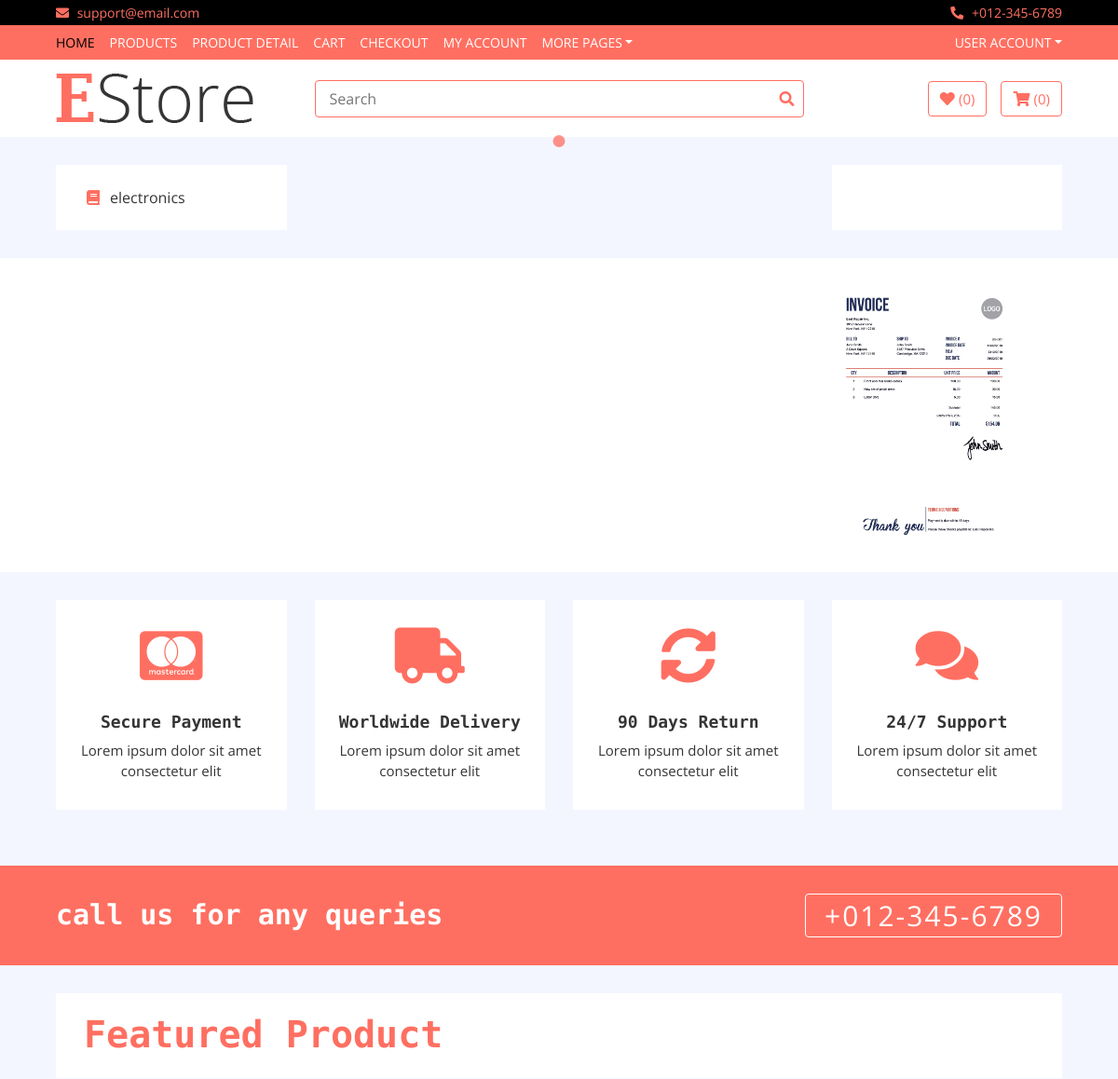
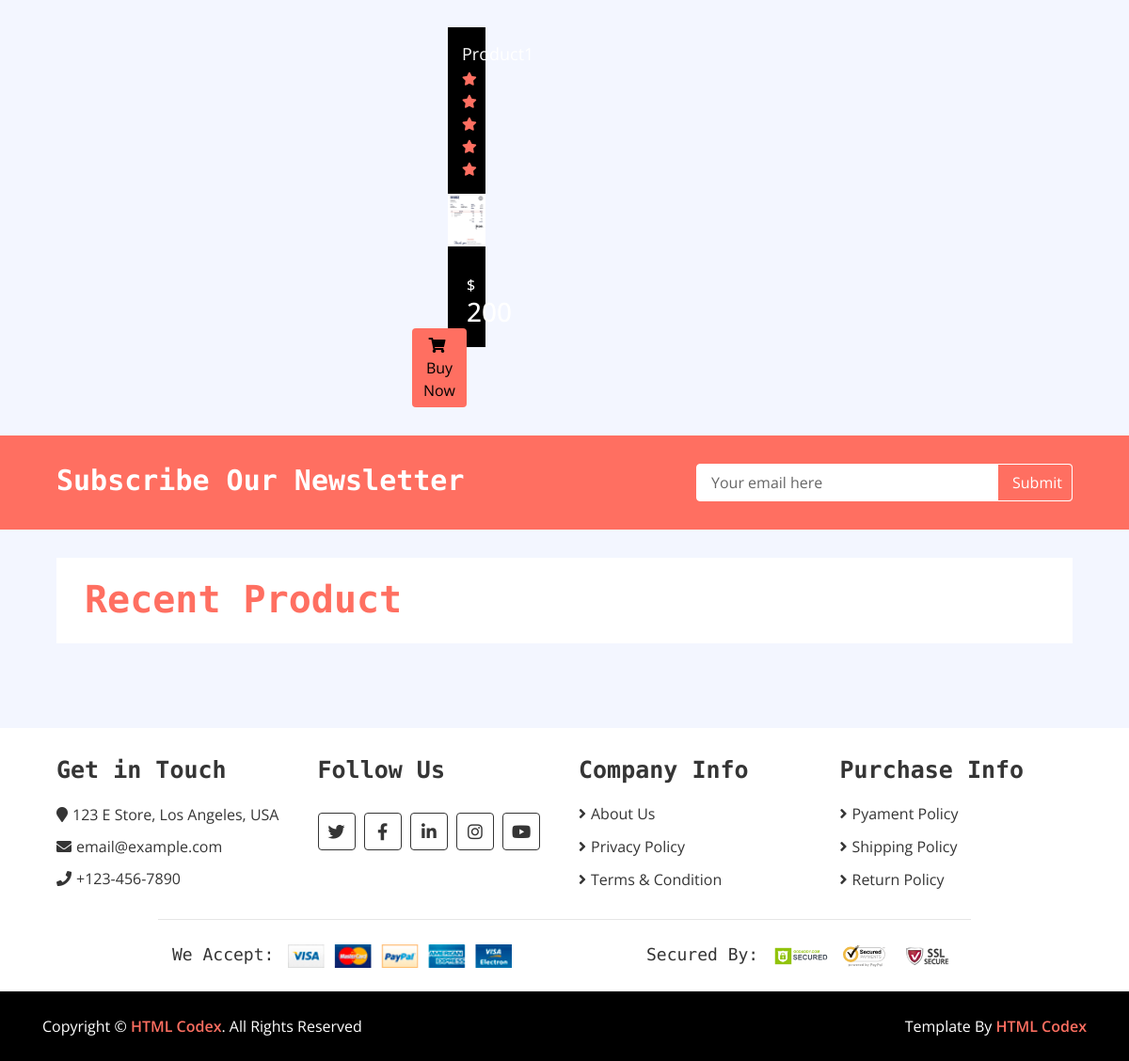
The page / on the database its author committed (2 pictures, top to bottom).
### home/models.py (models this page shows, shortened)
class Category(models.Model):
    name = models.CharField(max_length=400)
    logo = models.CharField(max_length=300)
    slug = models.CharField(max_length=400)

class Brand(models.Model):
    name = models.CharField(max_length=400)
    image = models.ImageField(upload_to='media')
    slug = models.CharField(max_length=400)

class Product(models.Model):
    name = models.CharField(max_length=400)
    slug = models.CharField(max_length=500)
    image = models.ImageField(upload_to='media')
    price = models.IntegerField()
    discounted_price = models.IntegerField(default = 0)
    category = models.ForeignKey(Category,on_delete = models.CASCADE)
    subcategory = models.ForeignKey(SubCategory, on_delete=models.CASCADE)
    brand = models.ForeignKey(Brand, on_delete=models.CASCADE)
    stock = models.CharField(max_length=100,choices=STOCK)
    labels = models.CharField(max_length=100,choices =LABELS )
    description = models.TextField(blank = True)
    specification = models.TextField(blank = True)

### home/views.py (the view)
# urls.py: path('', HomeView.as_view(), name='home'),
class HomeView(BaseView):
    def get(self,request):
        self.context
        self.context['subcategories'] = SubCategory.objects.all()
        self.context['sliders'] = Slider.objects.all()
        self.context['ads'] = Ad.objects.all()
        self.context['hots'] = Product.objects.filter(labels = 'hot')
        self.context['news'] = Product.objects.filter(labels='news')
        self.context['reviews'] = Reviews.objects.all()
        return render(request,'index.html',self.context)

### templates/index.html (shortened to what this page needs)
{% extends 'base.html' %}
{% load static %}
{% block content %}
        <div class="header">
            <div class="container-fluid">
                <div class="row">
                    <div class="col-md-3">
                        <nav class="navbar bg-light">
                            <ul class="navbar-nav">
                                {% for cat in categories %}
                                <li class="nav-item">
                                    <a class="nav-link" href="/category/{{cat.slug}}"><i class="fa fa-{{cat.logo}}"></i>{{cat.name}}</a>
                                </li>
                                {% endfor %}
                            </ul>
                        </nav>
                    </div>
                    <div class="col-md-6">
                    </div>
                    <div class="col-md-3">
                        <div class="header-img">
                        </div>
                    </div>
                </div>
            </div>
        </div>
        <div class="brand">
            <div class="container-fluid">
                <div class="brand-slider">
                    {% for brand in brands %}
                    <div class="brand-item"><img src="{{brand.image.url}}" alt=""></div>
                    {% endfor %}
                </div>
            </div>
        </div>
        <div class="feature">
            <div class="container-fluid">
                <div class="row align-items-center">
                    <div class="col-lg-3 col-md-6 feature-col">
                        <div class="feature-content">
                            <i class="fab fa-cc-mastercard"></i>
                            <h2>Secure Payment</h2>
                            <p>
                                Lorem ipsum dolor sit amet consectetur elit
                            </p>
                        </div>
                    </div>
                    <div class="col-lg-3 col-md-6 feature-col">
                        <div class="feature-content">
                            <i class="fa fa-truck"></i>
                            <h2>Worldwide Delivery</h2>
                            <p>
                                Lorem ipsum dolor sit amet consectetur elit
                            </p>
                        </div>
                    </div>
                    <div class="col-lg-3 col-md-6 feature-col">
                        <div class="feature-content">
                            <i class="fa fa-sync-alt"></i>
                            <h2>90 Days Return</h2>
                            <p>
                                Lorem ipsum dolor sit amet consectetur elit
                            </p>
                        </div>
                    </div>
                    <div class="col-lg-3 col-md-6 feature-col">
                        <div class="feature-content">
                            <i class="fa fa-comments"></i>
                            <h2>24/7 Support</h2>
                            <p>
                                Lorem ipsum dolor sit amet consectetur elit
                            </p>
                        </div>
                    </div>
                </div>
            </div>
        </div>
        <div class="call-to-action">
            <div class="container-fluid">
                <div class="row align-items-center">
                    <div class="col-md-6">
                        <h1>call us for any queries</h1>
                    </div>
                    <div class="col-md-6">
                        <a href="tel:0123456789">+012-345-6789</a>
                    </div>
                </div>
            </div>
        </div>
        <div class="featured-product product">
            <div class="container-fluid">
                <div class="section-header">
                    <h1>Featured Product</h1>
                </div>
                <div class="row align-items-center product-slider product-slider-4">
                    {% for hot in hots %}
                    <div class="col-lg-3">
                        <div class="product-item">
                            <div class="product-title">
                                <a href="/product-details/{{hot.slug}}">{{hot.name}}</a>
                                <div class="ratting">
                                    <i class="fa fa-star"></i>
                                    <i class="fa fa-star"></i>
                                    <i class="fa fa-star"></i>
                                    <i class="fa fa-star"></i>
                                    <i class="fa fa-star"></i>
                                </div>
                            </div>
                            <div class="product-image">
                                <a href="/product-details/{{hot.slug}}">
                                    <img src="{{hot.image.url}}" alt="Product Image">
                                </a>
                            </div>
                            <div class="product-price">
                                <h3><span>$</span>{% if hot.discounted_price > 0 %}
                                {{hot.discounted_price}}
                                {% else %}
                                {{hot.price}}
                                {% endif %}</h3>
                                <a class="btn" href=""><i class="fa fa-shopping-cart"></i>Buy Now</a>
                            </div>
                        </div>
                    </div>
                    {% endfor %}
                </div>
            </div>
        </div>
        <div class="newsletter">
            <div class="container-fluid">
                <div class="row">
                    <div class="col-md-6">
                        <h1>Subscribe Our Newsletter</h1>
                    </div>
                    <div class="col-md-6">
                        <div class="form">
                            <input type="email" value="Your email here">
                            <button>Submit</button>
                        </div>
                    </div>
                </div>
            </div>
        </div>
        <div class="recent-product product">
            <div class="container-fluid">
                <div class="section-header">
                    <h1>Recent Product</h1>
                </div>
            </div>
        </div>
{% endblock %}

### static/css/style.css (style rules this page uses)
body { color: #353535; font-family: 'Open Sans', sans-serif; font-weight: 400; background: #f3f6ff; }
a { color: #FF6F61; }
h1 { font-family: 'Source Code Pro', monospace; font-weight: 900; }
h2 { font-family: 'Source Code Pro', monospace; font-weight: 700; }
@media (min-width: 992px) { .container-fluid { padding-right: 60px; padding-left: 60px; } }
.btn { color: #FF6F61; background: #ffffff; border: 1px solid #FF6F61; }
.header { position: relative; }
.header .col-md-3, .header .col-md-6 { margin-bottom: 30px; }
.header .navbar { padding: 0; height: 100%; max-height: 400px; overflow: hidden; background: #ffffff !important; }
.header .navbar-nav { width: 100%; padding: 15px 0; }
.header .navbar li { padding: 0 30px; border-bottom: 1px solid #f3f6ff; }
.header .navbar li:last-child { border-bottom: none; }
.header .navbar a { color: #353535; }
.header .navbar i { color: #FF6F61; width: 20px; text-align: center; margin-right: 8px; }
.header .header-img { position: relative; display: flex; flex-wrap: wrap; align-items: center; height: 100%; max-height: 400px; overflow: hidden; background: #ffffff; }
.feature { position: relative; }
.feature .feature-col { margin-bottom: 30px; }
.feature .feature-content { position: relative; width: 100%; height: 100%; padding: 30px 15px; text-align: center; background: #ffffff; }
.feature .feature-content i { color: #FF6F61; font-size: 60px; margin-bottom: 30px; }
.feature .feature-content h2 { font-size: 18px; }
.feature .feature-content p { font-size: 15px; margin: 0; }
.product-item { position: relative; }
.product-item .product-title { padding: 15px; text-align: center; background: #000000; transition: all .3s; }
.product-item .product-title a, .product-item .product-title .ratting { position: relative; width: 100%; }
.product-item .product-title a { margin-bottom: 5px; color: #ffffff; font-size: 18px; }
.product-item .product-title .ratting i { font-size: 14px; color: #FF6F61; }
.product-item .product-image { position: relative; overflow: hidden; }
.product-item .product-image a { display: block; background: #ffffff; transition: .3s; }
.product-item .product-image img { width: 100%; transition: all .3s; }
.product-item .product-price { padding: 20px; background: #000000; transition: all .3s; }
.product-item .product-price h3 { display: inline-block; color: #ffffff; margin: 0; }
.product-item .product-price h3 span { font-size: 16px; }
.product-item .product-price .btn { float: right; border: none; color: #000000; background: #FF6F61; }
.product-item .product-price .btn i { margin-right: 5px; }
.featured-product { position: relative; padding: 30px 0; }
.recent-product { position: relative; padding: 30px 0; }
.product .section-header { margin-bottom: 30px; padding: 20px 30px 15px 30px; color: #FF6F61; background: #ffffff; }
.call-to-action { position: relative; padding: 30px 0; background: #FF6F61; }
.call-to-action .col-md-6:last-child { text-align: right; }
.call-to-action h1 { color: #ffffff; font-size: 30px; margin: 0; }
.call-to-action a { display: inline-block; padding: 0 20px; border: 1px solid #ffffff; border-radius: 4px; color: #ffffff; font-size: 30px; letter-spacing: 2px; transition: all .3s; }
.newsletter { position: relative; padding: 30px 0; background: #FF6F61; }
.newsletter h1 { color: #ffffff; font-size: 30px; margin: 0; }
.newsletter .form { position: relative; max-width: 400px; margin: 0 0 0 auto; }
.newsletter .form input { width: 100%; height: 40px; padding: 0 15px; color: #666666; border: 1px solid #ffffff; border-radius: 4px; }
.newsletter .form button { position: absolute; width: 80px; height: 40px; top: 0; right: 0; padding: 0 15px; border: none; background: #FF6F61; color: #ffffff; border: 1px solid #ffffff; border-radius: 0 4px 4px 0; }
.brand { position: relative; margin-bottom: 30px; padding: 30px 0; background: #ffffff; }
.brand .brand-item { text-align: center; }
.brand .brand-item img { max-width: 100%; margin: auto; }

### rows shown on the page
Category: name "electronics"
Brand: image (picture)
Product: name "Product1", image (picture), price "200"
